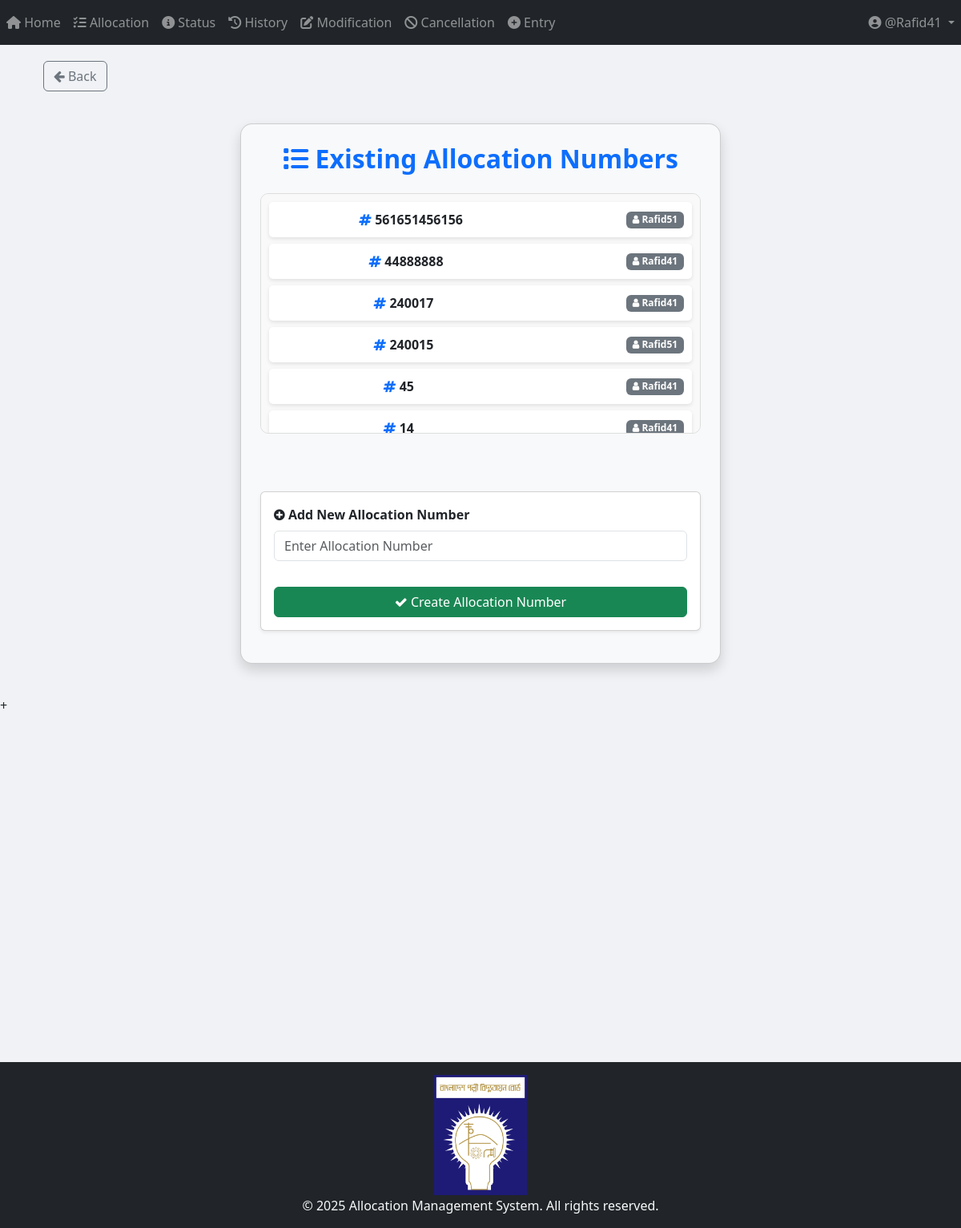
The app's page /allocation/view_allocation_numbers/ (signed in) with its own data.
### App_Allocation/models.py (models this page shows, shortened)
class Allocation_Number(models.Model):
    allocation_no = models.IntegerField(unique=True)
    user = models.ForeignKey(User, on_delete=models.CASCADE)
    STATUS_CHOICES = [
        ("Pending Approval", "Pending Approval"),
        ("Allocated", "Allocated"),
        ("Cancelled", "Cancelled"),
        ("Modified", "Modified"),
    ]
    status = models.CharField(
        max_length=100, choices=STATUS_CHOICES, default="Pending Approval"
    )

### App_Allocation/views/view_allocation_numbers_and_Add_New.py (the view, shortened to what this page needs)
# urls.py: path("view_allocation_numbers/", views.view_allocation_numbers_and_Add_New, name="view_allocation_numbers_and_Add_New"),
@login_required
def view_allocation_numbers_and_Add_New(request):
    allocation_numbers = Allocation_Number.objects.all().order_by("-allocation_no")
    return render(
        request,
        "App_Allocation/view_allocation_numbers_and_Add_New.html",
        {"allocation_numbers": allocation_numbers},
    )

### templates/App_Allocation/view_allocation_numbers_and_Add_New.html (shortened to what this page needs)
{% extends 'base.html' %}
{% load crispy_forms_tags %}
{% load static %}
{% block body_block %}
<div class="container mt-.5">
    <a href="{% url 'App_Allocation:allocation_page' %}" class="btn btn-outline-secondary">
        <i class="fa fa-arrow-left"></i> Back
    </a>
</div>
<div class="container card-container card p-4 shadow bg-light">
    <h2 class="text-center text-primary"><i class="fas fa-list"></i> <b>Existing Allocation Numbers</b></h2>
<div class="list-container mt-3 mb-4">
    {% for allocation in allocation_numbers %}
        <div class="list-item d-flex justify-content-between align-items-center">
            <span class="mx-auto"><i class="fa fa-hashtag text-primary"></i> {{ allocation.allocation_no }}</span>
            <span class="badge bg-secondary ms-auto"><i class="fa fa-user"></i> {{ allocation.user.username }}</span>
        </div>
    {% empty %}
        <p class="text-center text-muted">No Allocation Numbers available.</p>
    {% endfor %}
</div>
    <br>
    <form method="post" class="card p-3 shadow-sm mt-4">
        <div class="form-group">
            <label for="allocation_no" class="fw-bold"><i class="fa fa-plus-circle"></i> <b>Add New Allocation Number</b></label>
            <input type="text" name="allocation_no" class="form-control" required placeholder="Enter Allocation Number">
        </div>
        <button type="submit" class="btn btn-success mt-3 w-100">
            <i class="fa fa-check"></i> Create Allocation Number
        </button>
    </form>
</div>
{% endblock %}

### templates/partials/navbar.html (shortened to what this page needs)
<nav class="navbar navbar-expand-sm navbar-dark bg-dark">
    <div class="collapse navbar-collapse" id="navbarNavDropdown">
        <ul class="navbar-nav mr-auto">
            {% if user.is_authenticated %}
                <li class="nav-item {% if request.resolver_match.url_name == 'home_page' %}active{% endif %}">
                    <a class="nav-link" href="{% url 'App_Home:home_page' %}">
                        <i class="fas fa-home"></i> Home
                    </a>
                </li>
                <li class="nav-item {% if request.resolver_match.url_name == 'allocation_page' %}active{% endif %}">
                    <a class="nav-link" href="{% url 'App_Allocation:allocation_page' %}">
                        <i class="fas fa-tasks"></i> Allocation
                    </a>
                </li>
                <li class="nav-item {% if request.resolver_match.url_name == 'status_page' %}active{% endif %}">
                    <a class="nav-link" href="{% url 'App_Status:status_page' %}">
                        <i class="fas fa-info-circle"></i> Status
                    </a>
                </li>
                <li class="nav-item {% if request.resolver_match.url_name == 'history_page' %}active{% endif %}">
                    <a class="nav-link" href="{% url 'App_History:history_page' %}">
                        <i class="fas fa-history"></i> History
                    </a>
                </li>
                <li class="nav-item {% if request.resolver_match.url_name == 'modification_menu' %}active{% endif %}">
                    <a class="nav-link" href="{% url 'App_Modification:modification_menu' %}">
                        <i class="fas fa-edit"></i> Modification
                    </a>
                </li>
                <li class="nav-item {% if request.resolver_match.url_name == 'cancellation' %}active{% endif %}">
                    <a class="nav-link" href="{% url 'App_Cancellation:cancellation' %}">
                        <i class="fas fa-ban"></i> Cancellation
                    </a>
                </li>
                <li class="nav-item {% if request.resolver_match.url_name == 'entry_page' %}active{% endif %}">
                    <a class="nav-link" href="{% url 'App_Entry:entry_page' %}">
                        <i class="fas fa-plus-circle"></i> Entry
                    </a>
                </li>
            {% endif %}
        </ul>
        <ul class="navbar-nav">
            {% if user.is_authenticated %}
                <li class="nav-item dropdown">
                    <a class="nav-link dropdown-toggle" href="#" id="userDropdown" role="button" data-toggle="dropdown">
                        <i class="fas fa-user-circle"></i> @{{ user.username }}
                    </a>
                </li>
            {% endif %}
        </ul>
    </div>
</nav>

### templates/App_Allocation/view_allocation_numbers_and_Add_New.html (style rules this page uses)
.card-container { max-width: 600px; margin: 40px auto; padding: 20px; border-radius: 15px; box-shadow: 0 4px 8px rgba(0, 0, 0, 0.2); }
.list-container { max-height: 300px; overflow-y: auto; border-radius: 10px; border: 1px solid #ddd; padding: 10px; background: #f9f9f9; }
.list-item { background: #fff; padding: 10px; margin-bottom: 8px; border-radius: 5px; box-shadow: 0 2px 5px rgba(0, 0, 0, 0.1); text-align: center; font-size: 16px; font-weight: 600; }

### templates/partials/footer.html (style rules this page uses)
html, body { height: 100%; margin: 0; }

### records on screen
Allocation_Number: allocation_no "561651456156", user.username "Rafid51"
Allocation_Number: allocation_no "44888888", user.username "Rafid41"
Allocation_Number: allocation_no "240017", user.username "Rafid41"
Allocation_Number: allocation_no "240015", user.username "Rafid51"
Allocation_Number: allocation_no "45", user.username "Rafid41"
Allocation_Number: allocation_no "14", user.username "Rafid41"

### other values on screen
{{ user.username }} "Rafid41"
